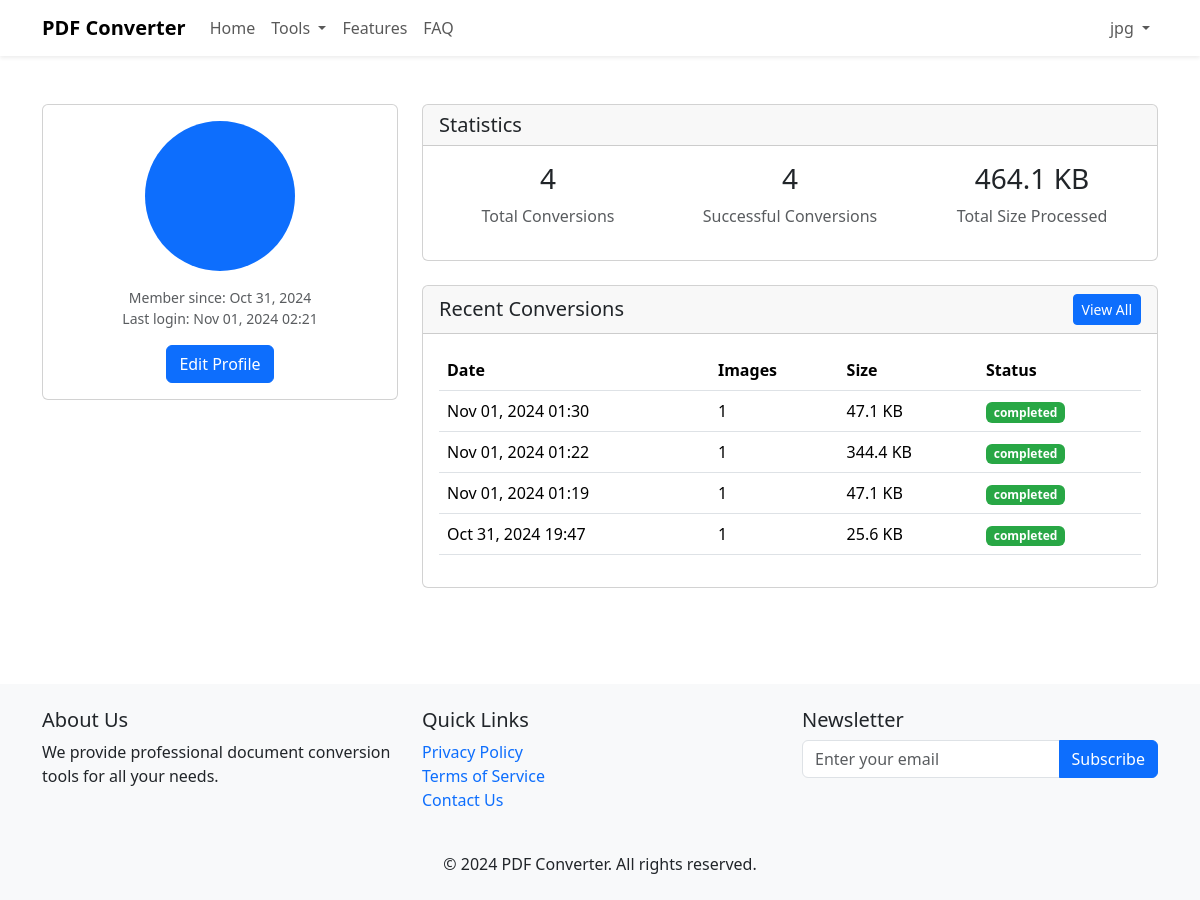
/profile/ (signed in), run on the app's committed database.
### converter/models.py (models this page shows, shortened)
class Conversion(models.Model):
    user = models.ForeignKey(User, on_delete=models.SET_NULL, null=True, blank=True)
    ip_address = models.GenericIPAddressField(null=True, blank=True)
    timestamp = models.DateTimeField(default=timezone.now)
    num_images = models.IntegerField(default=0)
    orientation = models.CharField(max_length=20, default='portrait')
    auto_enhance = models.BooleanField(default=False)
    compression = models.BooleanField(default=True)
    pdf_size = models.IntegerField(default=0)
    status = models.CharField(
        max_length=20,
        choices=[
            ('completed', 'Completed'),
            ('failed', 'Failed'),
            ('processing', 'Processing')
        ],
        default='processing'
    )
    processing_time = models.FloatField(default=0.0)
    error_message = models.TextField(blank=True, null=True)
    class Meta:
        ordering = ['-timestamp']
        verbose_name = 'PDF Conversion'
        verbose_name_plural = 'PDF Conversions'

### converter/views.py (the view)
# urls.py: path('profile/', views.profile_view, name='profile'),
@login_required
def profile_view(request):
    user = request.user
    profile = UserProfile.objects.get_or_create(user=user)[0]
    preferences = UserPreference.objects.get_or_create(user=user)[0]
    all_conversions = Conversion.objects.filter(user=user)
    stats = {
        'total_conversions': all_conversions.count(),
        'successful_conversions': all_conversions.filter(status='completed').count(),
        'total_size': all_conversions.filter(status='completed').aggregate(total=Sum('pdf_size'))['total'] or 0,
        'recent_conversions': all_conversions.order_by('-timestamp')[:5]
    }
    context = {
        'profile': profile,
        'preferences': preferences,
        'stats': stats,
        'recent_conversions': stats['recent_conversions'],
        'total_conversions': stats['total_conversions'],
        'successful_conversions': stats['successful_conversions'],
        'total_size': stats['total_size']
    }
    return render(request, 'converter/profile.html', context)

### converter/templates/converter/profile.html (shortened to what this page needs)
{% extends "converter/base.html" %}
{% block content %}
<div class="container py-5">
    <div class="row">
        <div class="col-md-4">
            <div class="card">
                <div class="card-body text-center">
                    {% if profile.avatar %}
                        <img src="{{ profile.avatar.url }}" alt="Profile Picture"
                             class="rounded-circle img-fluid mb-3" style="width: 150px; height: 150px; object-fit: cover;">
                    {% else %}
                        <div class="rounded-circle bg-primary text-white d-flex align-items-center justify-content-center mx-auto mb-3"
                             style="width: 150px; height: 150px; font-size: 3rem;">
                        </div>
                    {% endif %}
                    <p class="text-muted small">
                        Member since: {{ user.date_joined|date:"M d, Y" }}<br>
                        Last login: {{ user.last_login|date:"M d, Y H:i" }}
                    </p>
                    <a href="{% url 'converter:edit_profile' %}" class="btn btn-primary">
                        Edit Profile
                    </a>
                </div>
            </div>
        </div>
        <div class="col-md-8">
            <div class="card mb-4">
                <div class="card-header">
                    <h5 class="mb-0">Statistics</h5>
                </div>
                <div class="card-body">
                    <div class="row">
                        <div class="col-md-4 text-center">
                            <h3>{{ total_conversions }}</h3>
                            <p class="text-muted">Total Conversions</p>
                        </div>
                        <div class="col-md-4 text-center">
                            <h3>{{ successful_conversions }}</h3>
                            <p class="text-muted">Successful Conversions</p>
                        </div>
                        <div class="col-md-4 text-center">
                            <h3>{{ total_size|filesizeformat }}</h3>
                            <p class="text-muted">Total Size Processed</p>
                        </div>
                    </div>
                </div>
            </div>
            <div class="card">
                <div class="card-header d-flex justify-content-between align-items-center">
                    <h5 class="mb-0">Recent Conversions</h5>
                    <a href="{% url 'converter:my_conversions' %}" class="btn btn-sm btn-primary">
                        View All
                    </a>
                </div>
                <div class="card-body">
                    {% if recent_conversions %}
                        <div class="table-responsive">
                            <table class="table">
                                <thead>
                                    <tr>
                                        <th>Date</th>
                                        <th>Images</th>
                                        <th>Size</th>
                                        <th>Status</th>
                                    </tr>
                                </thead>
                                <tbody>
                                    {% for conversion in recent_conversions %}
                                        <tr>
                                            <td>{{ conversion.timestamp|date:"M d, Y H:i" }}</td>
                                            <td>{{ conversion.num_images }}</td>
                                            <td>{{ conversion.pdf_size|filesizeformat }}</td>
                                            <td>
                                                <span class="badge badge-{{ conversion.status }}">
                                                    {{ conversion.status }}
                                                </span>
                                            </td>
                                        </tr>
                                    {% endfor %}
                                </tbody>
                            </table>
                        </div>
                    {% else %}
                        <p class="text-center text-muted my-4">No conversions yet</p>
                    {% endif %}
                </div>
            </div>
        </div>
    </div>
</div>
{% endblock content %}

### converter/templates/converter/base.html (shortened to what this page needs)
{% load static %}
<!DOCTYPE html>
<html lang="en">
<head>
    <link href="https://cdnjs.cloudflare.com/ajax/libs/bootstrap/5.3.2/css/bootstrap.min.css" rel="stylesheet">
</head>
<body>
    <nav class="navbar navbar-expand-lg bg-white shadow-sm">
        <div class="container">
            <a href="{% url 'converter:index' %}" class="navbar-brand d-flex align-items-center">
                <span class="fw-bold">PDF Converter</span>
            </a>
            <div class="collapse navbar-collapse" id="navbarContent">
                <ul class="navbar-nav me-auto">
                    <li class="nav-item">
                        <a href="{% url 'converter:index' %}" class="nav-link">Home</a>
                    </li>
                    <li class="nav-item dropdown">
                        <a href="#" class="nav-link dropdown-toggle" id="toolsDropdown" data-bs-toggle="dropdown">
                            Tools
                        </a>
                    </li>
                    <li class="nav-item">
                        <a href="#features" class="nav-link">Features</a>
                    </li>
                    <li class="nav-item">
                        <a href="#faq" class="nav-link">FAQ</a>
                    </li>
                </ul>
                <div class="navbar-nav">
                    {% if user.is_authenticated %}
                        <div class="nav-item dropdown">
                            <a href="#" class="nav-link dropdown-toggle" id="userDropdown" data-bs-toggle="dropdown">
                                {{ user.get_short_name|default:user.username }}
                            </a>
                        </div>
                    {% else %}
                        <div class="nav-item d-flex align-items-center">
                            <a href="{% url 'converter:login' %}" class="btn btn-outline-primary me-2">Login</a>
                            <a href="{% url 'converter:signup' %}" class="btn btn-primary">Sign Up</a>
                        </div>
                    {% endif %}
                </div>
            </div>
        </div>
    </nav>
    {% block content %}{% endblock %}
    <footer class="bg-light mt-5">
        <div class="container py-4">
            <div class="row">
                <div class="col-md-4 mb-4 mb-md-0">
                    <h5>About Us</h5>
                    <p>We provide professional document conversion tools for all your needs.</p>
                </div>
                <div class="col-md-4 mb-4 mb-md-0">
                    <h5>Quick Links</h5>
                    <ul class="list-unstyled">
                        <li><a href="#" class="text-decoration-none">Privacy Policy</a></li>
                        <li><a href="#" class="text-decoration-none">Terms of Service</a></li>
                        <li><a href="#" class="text-decoration-none">Contact Us</a></li>
                    </ul>
                </div>
                <div class="col-md-4">
                    <h5>Newsletter</h5>
                    <div class="input-group">
                        <input type="email" class="form-control" placeholder="Enter your email">
                        <button class="btn btn-primary">Subscribe</button>
                    </div>
                </div>
            </div>
            <div class="text-center mt-4">
                <p class="mb-0">© 2024 PDF Converter. All rights reserved.</p>
            </div>
        </div>
    </footer>
</body>
</html>

### converter/templates/converter/profile.html (style rules this page uses)
.badge-completed { background-color: #28a745; color: white; }

### data on the page
Conversion: timestamp "Nov 01, 2024 01:30", num_images "1", pdf_size|filesizeformat "47.1 KB", status "completed"
Conversion: timestamp "Nov 01, 2024 01:22", num_images "1", pdf_size|filesizeformat "344.4 KB", status "completed"
Conversion: timestamp "Nov 01, 2024 01:19", num_images "1", pdf_size|filesizeformat "47.1 KB", status "completed"
Conversion: timestamp "Oct 31, 2024 19:47", num_images "1", pdf_size|filesizeformat "25.6 KB", status "completed"

### other printed values
{{ user.get_short_name|default:user.username }} "jpg"
{{ user.date_joined|date:"M d, Y" }} "Oct 31, 2024"
{{ user.last_login|date:"M d, Y H:i" }} "Nov 01, 2024 02:21"
{{ total_conversions }} "4"
{{ successful_conversions }} "4"
{{ total_size|filesizeformat }} "464.1 KB"
